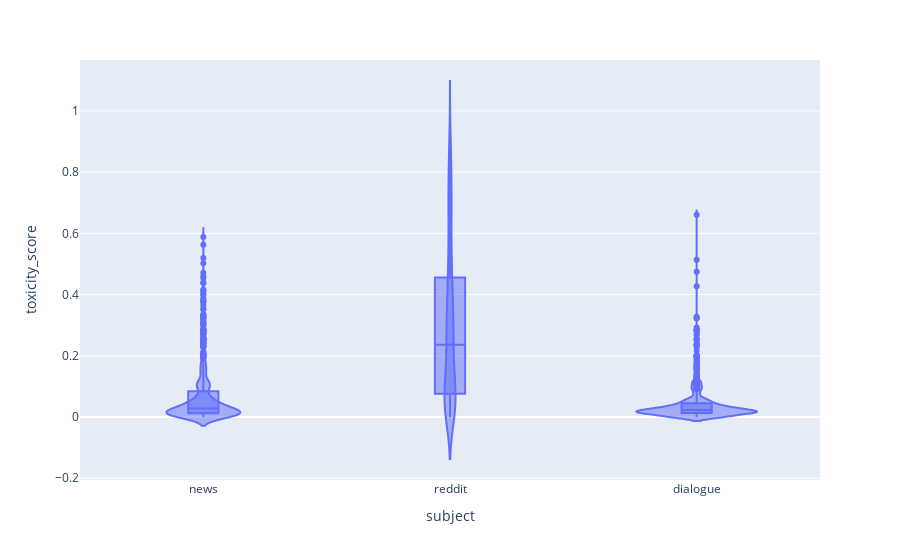

The notebook cell saved with this chart:
### Code cell
fig = px.violin(toxicity_df, y="toxicity_score", x="subject", box=True,
          hover_data=toxicity_df.columns)
fig.show()

### Figure 1 — Plotly figure (JSON) as saved in the notebook; plotly's stock layout.template omitted (floating-point values rounded to 4 significant figures; data arrays with more than 128 entries replaced by an {"elided": "..."} marker saying what was removed)
{"data": [{"alignmentgroup": "True", "box": {"visible": true}, "customdata": {"elided": "3000x2 mixed values"}, "hovertemplate": "subject=%{x}<br>toxicity_score=%{y}<br>subject_idx=%{customdata[0]}<br>text=%{customdata[1]}<extra></extra>", "legendgroup": "", "marker": {"color": "#636efa"}, "name": "", "offsetgroup": "", "orientation": "v", "scalegroup": "True", "showlegend": false, "type": "violin", "x": {"elided": "3000 str values"}, "x0": " ", "xaxis": "x", "y": {"elided": "3000 float values"}, "y0": " ", "yaxis": "y"}], "layout": {"legend": {"tracegroupgap": 0}, "margin": {"t": 60}, "violinmode": "group", "xaxis": {"anchor": "y", "domain": [0, 1], "title": {"text": "subject"}}, "yaxis": {"anchor": "x", "domain": [0, 1], "title": {"text": "toxicity_score"}}}}
